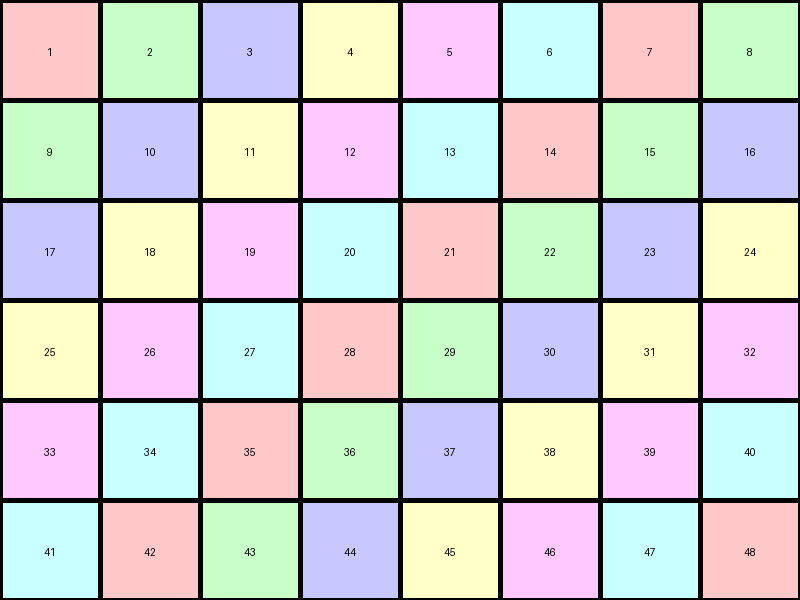
#> input picture media/templates/sample_puzzle.png, 800 x 600 px
$ python bench_matcher.py
#> lines starting #> are read from the running program, lines starting #| are printed output that depends on the picture; after the words box and inside, x2 and y2 are one past the last pixel; in counts of white or black regions, pixels touching at a corner belong together
### matcher.py
"""
Modern puzzle matcher that mirrors the high-performance pipeline from 1.py.
Exposes helper utilities so the UI can render the debug-style plots without
needing to reproduce image-processing logic.
"""

from __future__ import annotations

import os
import time
from dataclasses import dataclass
from typing import Dict, List, Optional, Tuple

import cv2
import numpy as np

# ---------- configuration ----------
COLS = 36
ROWS = 28
PIECE_CELLS_APPROX = (1, 1)
EST_SCALE_WINDOW = np.linspace(0.8, 1.2, num=11).tolist()
ROTATIONS = [0, 90, 180, 270]
TOP_MATCH_COUNT = 5
TOP_MATCH_SCAN_MULTIPLIER = 50
TOP_MATCH_SCAN_MULT = TOP_MATCH_SCAN_MULTIPLIER  # Backward-compatible alias; prefer TOP_MATCH_SCAN_MULTIPLIER
PROFILE_ENV = "WCMBOT_PROFILE"
COARSE_FACTOR = 0.4
COARSE_TOP_K = 3
COARSE_PADDING_PIXELS = 24
COARSE_PAD_PX = (
    COARSE_PADDING_PIXELS  # Backward-compatible alias; prefer COARSE_PADDING_PIXELS
)
COARSE_MIN_SIDE = 240

KNOB_WIDTH_FRAC = 1.0 / 3.0
KERNEL = cv2.getStructuringElement(cv2.MORPH_ELLIPSE, (7, 7))
MATCH_DILATE_KERNEL = cv2.getStructuringElement(cv2.MORPH_ELLIPSE, (5, 5))

LOWER_BLUE1 = np.array([90, 60, 40], dtype=np.uint8)
UPPER_BLUE1 = np.array([140, 255, 255], dtype=np.uint8)
LOWER_BLUE2 = np.array([85, 30, 60], dtype=np.uint8)
UPPER_BLUE2 = np.array([160, 255, 220], dtype=np.uint8)

OPEN_ITERS = 2
CLOSE_ITERS = 2
MIN_MASK_AREA_FRAC = 0.0005
AUTO_ALIGN_MIN_DEG = 2.0
AUTO_ALIGN_MAX_DEG = 20.0
AUTO_ALIGN_MIN_LINES = 5
AUTO_ALIGN_MIN_AREA_FRAC = -0.1
AUTO_ALIGN_HOUGH_THRESHOLD = 50
AUTO_ALIGN_HOUGH_MIN_LINE = 40
AUTO_ALIGN_HOUGH_MAX_GAP = 20
INFER_KNOBS_TIE_EPS = 0.01
INFER_KNOBS_LOW_FILL = 0.50
INFER_KNOBS_HIGH_FILL = 0.65


# ---------- helper dataclasses ----------
@dataclass
class MatchPayload:
    template_rgb: np.ndarray
    template_bin: np.ndarray
    piece_rgb: np.ndarray
    piece_mask: np.ndarray
    piece_bin: np.ndarray
    matches: List[Dict]
    template_shape: Tuple[int, int]
    auto_align_deg: float = 0.0
    knobs_x: Optional[int] = None
    knobs_y: Optional[int] = None
    knobs_inferred: bool = False


@dataclass
class TemplateCacheEntry:
    mtime: float
    template_rgb: np.ndarray
    template_bin: np.ndarray
    blur_cache: Dict[Optional[Tuple[int, int]], np.ndarray]


_TEMPLATE_CACHE: Dict[str, TemplateCacheEntry] = {}


# ---------- helpers ----------
def _load_image(path: str) -> np.ndarray:
    img = cv2.imread(path, cv2.IMREAD_COLOR)
    if img is None:
        raise RuntimeError(f"Failed to load image: {path}")
    return img


def _load_template_cached(path: str) -> TemplateCacheEntry:
    """
    Load a template image with caching and mtime-based invalidation.

    Caches the template image (both RGB and binarized versions) to avoid
    redundant disk I/O and preprocessing. The cache is invalidated automatically
    when the file's modification time changes.

    Args:
        path: Filesystem path to the template image.

    Returns:
        A TemplateCacheEntry containing the cached template data.

    Raises:
        RuntimeError: If the image file does not exist or cannot be loaded.
    """
    if not os.path.exists(path):
        raise RuntimeError(f"Failed to load image: {path}")
    mtime = os.path.getmtime(path)
    entry = _TEMPLATE_CACHE.get(path)
    if entry and entry.mtime == mtime:
        return entry
    template = _load_image(path)
    template_rgb = cv2.cvtColor(template, cv2.COLOR_BGR2RGB)
    template_bin = _binarize_two_color(template)
    entry = TemplateCacheEntry(
        mtime=mtime,
        template_rgb=template_rgb,
        template_bin=template_bin,
        blur_cache={},
    )
    _TEMPLATE_CACHE[path] = entry
    return entry


# [58 lines left out: functions _get_template_blur_f32, preload_template_cache, not called in this run]


def _binarize_two_color(img_bgr: np.ndarray) -> np.ndarray:
    gray = cv2.cvtColor(img_bgr, cv2.COLOR_BGR2GRAY)
    blur = cv2.GaussianBlur(gray, (5, 5), 0)
    _, bw = cv2.threshold(blur, 0, 255, cv2.THRESH_BINARY + cv2.THRESH_OTSU)
    return (bw // 255).astype(np.uint8)


def _mask_bbox(mask: np.ndarray) -> Tuple[int, int, int, int]:
    """
    Compute the bounding box of non-zero pixels in a mask.

    Args:
        mask: Binary mask array where non-zero values indicate regions of interest.

    Returns:
        Tuple of (y_min, y_max, x_min, x_max) coordinates defining the
        bounding box of all non-zero pixels in the mask.

    Raises:
        RuntimeError: If the mask is empty (contains no non-zero pixels).
    """
    ys, xs = np.where(mask > 0)
    if len(xs) == 0:
        raise RuntimeError("Crop failed: empty mask")
    return ys.min(), ys.max() + 1, xs.min(), xs.max() + 1


def _keep_largest_component(
    mask01: np.ndarray, min_frac: float = MIN_MASK_AREA_FRAC
) -> np.ndarray:
    mask255 = (mask01 > 0).astype(np.uint8) * 255
    contours, _ = cv2.findContours(mask255, cv2.RETR_EXTERNAL, cv2.CHAIN_APPROX_SIMPLE)
    if not contours:
        return np.zeros_like(mask01)
    largest = max(contours, key=cv2.contourArea)
    area = cv2.contourArea(largest)
    h, w = mask01.shape[:2]
    if area < min_frac * (h * w):
        return np.zeros_like(mask01)
    out = np.zeros_like(mask255)
    cv2.drawContours(out, [largest], -1, 255, thickness=-1)
    return (out // 255).astype(np.uint8)


def _mask_by_blue(piece_bgr: np.ndarray) -> np.ndarray:
    hsv = cv2.cvtColor(piece_bgr, cv2.COLOR_BGR2HSV)
    m1 = cv2.inRange(hsv, LOWER_BLUE1, UPPER_BLUE1)
    m2 = cv2.inRange(hsv, LOWER_BLUE2, UPPER_BLUE2)
    mask = cv2.bitwise_or(m1, m2)
    mask = cv2.morphologyEx(mask, cv2.MORPH_OPEN, KERNEL, iterations=OPEN_ITERS)
    mask = cv2.morphologyEx(mask, cv2.MORPH_CLOSE, KERNEL, iterations=CLOSE_ITERS)
    mask01 = (mask > 0).astype(np.uint8)
    mask01 = _keep_largest_component(mask01)
    if mask01.sum() == 0:
        raise RuntimeError(
            "Blue segmentation produced empty mask - tune HSV ranges or check image"
        )
    return mask01


# [141 lines left out: functions _background_bgr, _rotate_img, _mask_bbox_area, _estimate_mask_tilt, _estimate_alignment_from_mask, not called in this run]


def _estimate_scales(
    template_shape: Tuple[int, int],
    piece_mask: np.ndarray,
    knobs_x: int,
    knobs_y: int,
    scale_window: List[float] = EST_SCALE_WINDOW,
) -> Tuple[float, List[float]]:
    th, tw = template_shape
    cell_w = tw / COLS
    cell_h = th / ROWS
    desired_core_w = cell_w * PIECE_CELLS_APPROX[0]
    desired_core_h = cell_h * PIECE_CELLS_APPROX[1]
    desired_full_w = desired_core_w * (1.0 + knobs_x * KNOB_WIDTH_FRAC)
    desired_full_h = desired_core_h * (1.0 + knobs_y * KNOB_WIDTH_FRAC)

    mh, mw = piece_mask.shape
    if mw == 0 or mh == 0:
        raise RuntimeError("Piece mask has zero size")

    est_scale_w = desired_full_w / mw
    est_scale_h = desired_full_h / mh
    piece_area_px = piece_mask.sum()
    desired_area_px = desired_core_w * desired_core_h
    if piece_area_px > 0 and desired_area_px > 0:
        est_scale_area = np.sqrt(desired_area_px / piece_area_px)
    else:
        est_scale_area = (est_scale_w + est_scale_h) / 2.0
    est_scale = (est_scale_w * 0.45) + (est_scale_h * 0.45) + (est_scale_area * 0.10)
    if not (0.02 < est_scale < 20.0):
        raise RuntimeError(
            f"Estimated scale {est_scale:.3f} is implausible - check PIECE_CELLS_APPROX and image sizes"
        )
    scales = [est_scale * f for f in scale_window]
    return est_scale, scales


# [353 lines left out: functions _infer_knob_counts, _candidate_is_close, _update_top_matches, _attach_contours_to_matches, _match_template_multiscale_binary, _ensure_three_channel, not called in this run]


def _binary_to_uint8(img01: np.ndarray) -> np.ndarray:
    return img01.astype(np.uint8) * 255


# [117 lines left out: functions _create_resized_preview, _render_zoom_image, not called in this run]


def find_piece_in_template(
    piece_image_path: str,
    template_image_path: str,
    knobs_x: Optional[int],
    knobs_y: Optional[int],
    auto_align: bool = False,
    infer_knobs: Optional[bool] = None,
) -> MatchPayload:
    profile_value = os.getenv(PROFILE_ENV, "").strip().lower()
    profile = profile_value not in ("", "0", "false", "no")
    if profile:
        t0 = time.perf_counter()
        marks: List[Tuple[str, float]] = []

    template_entry = _load_template_cached(template_image_path)
    if profile:
        marks.append(("template", time.perf_counter()))

    piece = _load_image(piece_image_path)
    if profile:
        marks.append(("piece", time.perf_counter()))

    template_rgb = template_entry.template_rgb
    template_bin = template_entry.template_bin

    piece_mask = _mask_by_blue(piece)
    if profile:
        marks.append(("mask", time.perf_counter()))

    y0, y1, x0, x1 = _mask_bbox(piece_mask)
    piece_crop = piece[y0:y1, x0:x1].copy()
    piece_mask_crop = piece_mask[y0:y1, x0:x1].copy()
    if profile:
        marks.append(("crop", time.perf_counter()))
    piece_bin = _binarize_two_color(piece_crop) * piece_mask_crop
    piece_rgb = cv2.cvtColor(piece_crop, cv2.COLOR_BGR2RGB)
    if profile:
        marks.append(("binarize", time.perf_counter()))

    infer_knobs_enabled = bool(infer_knobs)
    if knobs_x is None or knobs_y is None:
        infer_knobs_enabled = True
    if isinstance(knobs_x, (int, float)) and knobs_x < 0:
        infer_knobs_enabled = True
    if isinstance(knobs_y, (int, float)) and knobs_y < 0:
        infer_knobs_enabled = True

    auto_align_enabled = auto_align
    auto_align_deg = 0.0
    if auto_align_enabled:
        correction = _estimate_alignment_from_mask(piece_mask)
        if abs(correction) >= AUTO_ALIGN_MIN_DEG:
            bg = _background_bgr(piece)
            piece = _rotate_img(
                piece,
                correction,
                interpolation=cv2.INTER_LINEAR,
                border_value=bg,
            )
            auto_align_deg = correction
            piece_mask = _mask_by_blue(piece)
            y0, y1, x0, x1 = _mask_bbox(piece_mask)
            piece_crop = piece[y0:y1, x0:x1].copy()
            piece_mask_crop = piece_mask[y0:y1, x0:x1].copy()
            piece_bin = _binarize_two_color(piece_crop) * piece_mask_crop
            piece_rgb = cv2.cvtColor(piece_crop, cv2.COLOR_BGR2RGB)
            if profile:
                marks.append(("auto_align", time.perf_counter()))

    knobs_inferred = False
    if infer_knobs_enabled:
        knobs_x, knobs_y = _infer_knob_counts(
            piece_mask_crop,
            template_bin.shape,
        )
        knobs_inferred = True
        if profile:
            marks.append(("knob_infer", time.perf_counter()))
    else:
        knobs_x = int(knobs_x)
        knobs_y = int(knobs_y)

    _, scales = _estimate_scales(template_bin.shape, piece_mask_crop, knobs_x, knobs_y)
    if profile:
        marks.append(("scale", time.perf_counter()))

    template_blur_f32 = _get_template_blur_f32(
        template_bin, (3, 3), template_entry.blur_cache
    )
    _, top_matches = _match_template_multiscale_binary(
        template_bin,
        piece_bin,
        piece_mask_crop,
        COLS,
        ROWS,
        scales,
        ROTATIONS,
        blur_ksz=(3, 3),
        corr_method=cv2.TM_CCORR_NORMED,
        template_blur_f32=template_blur_f32,
    )
    if profile:
        marks.append(("match", time.perf_counter()))

    top_matches = _attach_contours_to_matches(
        top_matches, piece_mask_crop, MATCH_DILATE_KERNEL
    )
    if profile:
        marks.append(("contours", time.perf_counter()))
    for idx, match in enumerate(top_matches):
        match["index"] = idx
        match["cx"] = int(round(match["center"][0]))
        match["cy"] = int(round(match["center"][1]))
        match["width"] = match["br"][0] - match["tl"][0]
        match["height"] = match["br"][1] - match["tl"][1]

    if profile:
        t_end = time.perf_counter()
        prev = t0
        parts = []
        for label, ts in marks:
            parts.append(f"{label}={((ts - prev) * 1000.0):.2f}ms")
            prev = ts
        parts.append(f"total={((t_end - t0) * 1000.0):.2f}ms")
        print("matcher profile:", " ".join(parts))

    return MatchPayload(
        template_rgb=template_rgb,
        template_bin=template_bin,
        piece_rgb=piece_rgb,
        piece_mask=piece_mask_crop,
        piece_bin=piece_bin,
        matches=top_matches,
        template_shape=template_bin.shape,
        auto_align_deg=auto_align_deg,
        knobs_x=knobs_x,
        knobs_y=knobs_y,
        knobs_inferred=knobs_inferred,
    )


# [82 lines left out: functions _static_views, render_primary_views, format_match_summary, highlight_position, not called in this run]

### bench_matcher.py
#!/usr/bin/env python3

import argparse
import math
import os
import statistics
import time
from typing import Dict, List, Tuple

import matcher

CaseSpec = Tuple[str, int, int]
Case = Tuple[str, int, int, str]

CASE_MATRIX: List[CaseSpec] = [
    ("piece_1.jpg", 0, 0),
    ("piece_2.jpg", 2, 2),
    ("piece_3.jpg", 2, 2),
]


# [9 lines left out: function _percentile, not called in this run]


def _format_ms(value_s: float) -> str:
    return f"{value_s * 1000.0:.2f} ms"


def _resolve_cases(selected: List[str], pieces_dir: str) -> List[Case]:
    if selected:
        by_name = {name: (name, kx, ky) for name, kx, ky in CASE_MATRIX}
        specs = []
        for name in selected:
            item = by_name.get(name)
            if not item:
                raise ValueError(
                    f"Unknown case '{name}'. Available: {', '.join(by_name)}"
                )
            specs.append(item)
    else:
        specs = CASE_MATRIX

    resolved: List[Case] = []
    for name, knobs_x, knobs_y in specs:
        piece_path = os.path.join(pieces_dir, name)
        if not os.path.exists(piece_path):
            raise FileNotFoundError(f"Missing piece image: {piece_path}")
        resolved.append((name, knobs_x, knobs_y, piece_path))
    return resolved


def _run_benchmark(
    template_path: str,
    cases: List[Case],
    iterations: int,
    repeats: int,
    warmup: int,
) -> Dict[str, List[float]]:
    timings: Dict[str, List[float]] = {name: [] for name, *_ in cases}

    def _run_cases(record: bool) -> None:
        for name, knobs_x, knobs_y, piece_path in cases:
            start = time.perf_counter()
            matcher.find_piece_in_template(
                piece_image_path=piece_path,
                template_image_path=template_path,
                knobs_x=knobs_x,
                knobs_y=knobs_y,
            )
            if record:
                timings[name].append(time.perf_counter() - start)

    for _ in range(warmup):
        _run_cases(record=False)

    for _ in range(repeats):
        for _ in range(iterations):
            _run_cases(record=True)

    return timings


def main() -> None:
    parser = argparse.ArgumentParser(description="Benchmark matcher runtime.")
    parser.add_argument(
        "--iterations",
        type=int,
        default=5,
        help="Iterations per repeat (per case).",
    )
    parser.add_argument(
        "--repeats",
        type=int,
        default=3,
        help="Repeat count for the iteration loop.",
    )
    parser.add_argument(
        "--warmup",
        type=int,
        default=1,
        help="Warmup passes before timing.",
    )
    parser.add_argument(
        "--case",
        action="append",
        default=[],
        help="Case filename to benchmark (repeatable).",
    )
    parser.add_argument(
        "--coarse-factor",
        type=float,
        default=None,
        help="Override matcher.COARSE_FACTOR.",
    )
    parser.add_argument(
        "--coarse-top-k",
        type=int,
        default=None,
        help="Override matcher.COARSE_TOP_K.",
    )
    parser.add_argument(
        "--coarse-pad",
        type=int,
        default=None,
        help="Override matcher.COARSE_PAD_PX.",
    )
    parser.add_argument(
        "--coarse-min-side",
        type=int,
        default=None,
        help="Override matcher.COARSE_MIN_SIDE.",
    )
    parser.add_argument(
        "--coarse-off",
        action="store_true",
        help="Disable coarse matching pass.",
    )
    args = parser.parse_args()

    base_dir = os.path.dirname(os.path.abspath(__file__))
    template_path = os.path.join(base_dir, "media", "templates", "sample_puzzle.png")
    pieces_dir = os.path.join(base_dir, "media", "pieces")

    if args.coarse_off:
        matcher.COARSE_FACTOR = 0.0
    if args.coarse_factor is not None:
        matcher.COARSE_FACTOR = args.coarse_factor
    if args.coarse_top_k is not None:
        matcher.COARSE_TOP_K = args.coarse_top_k
    if args.coarse_pad is not None:
        matcher.COARSE_PAD_PX = args.coarse_pad
    if args.coarse_min_side is not None:
        matcher.COARSE_MIN_SIDE = args.coarse_min_side

    cases = _resolve_cases(args.case, pieces_dir)
    if not os.path.exists(template_path):
        raise FileNotFoundError(f"Missing template image: {template_path}")

    timings = _run_benchmark(
        template_path=template_path,
        cases=cases,
        iterations=args.iterations,
        repeats=args.repeats,
        warmup=args.warmup,
    )
#> in _load_image, img is the input picture: shape (600, 800, 3); mean B, G, R 204.7, 204.7, 204.7
#> in _binarize_two_color, `gray = cv2.cvtColor(img_bgr, cv2.COLOR_BGR2GRAY)`:
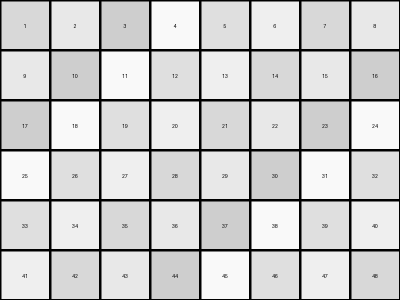
#> gray: shape (600, 800) (shown at 1/2 size); min 0, max 249, mean 204.7
#> in _binarize_two_color, `blur = cv2.GaussianBlur(gray, (5, 5), 0)`:
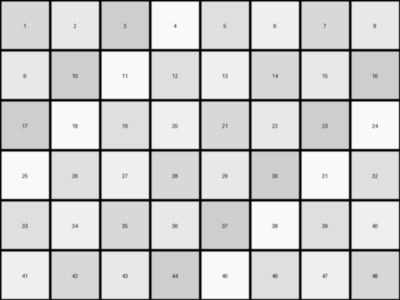
#> blur: shape (600, 800) (shown at 1/2 size); min 0, max 249, mean 204.8
#> in _binarize_two_color, `_, bw = cv2.threshold(blur, 0, 255, cv2.THRESH_BINARY + cv2.THRESH_OTSU)`:
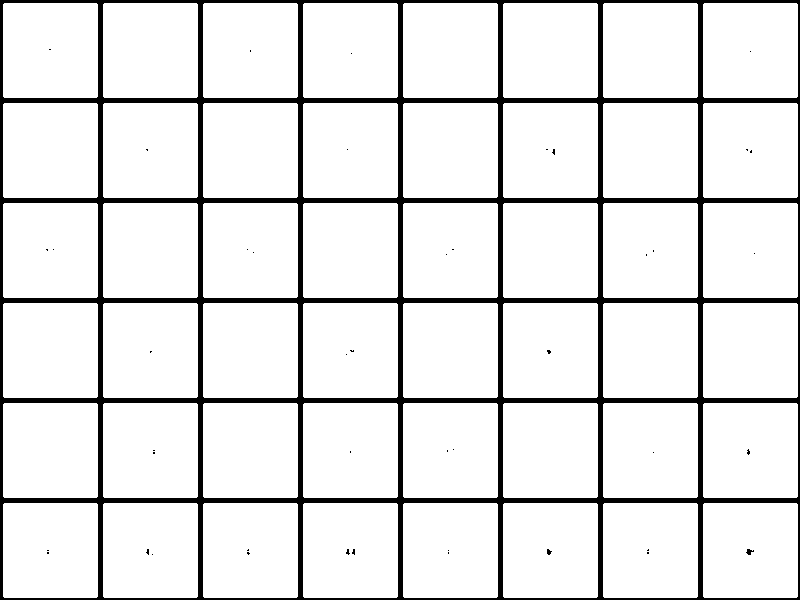
#> bw: shape (600, 800); 90.2% white; 45 black regions (42 under 20 px), largest, box (x1, y1, x2, y2) and area: (0, 0, 800, 600) 46992, (746, 549, 754, 555) 28, (547, 549, 552, 555) 20
#> call 2 of _load_image, with path = 'media/pieces/piece_1.jpg'
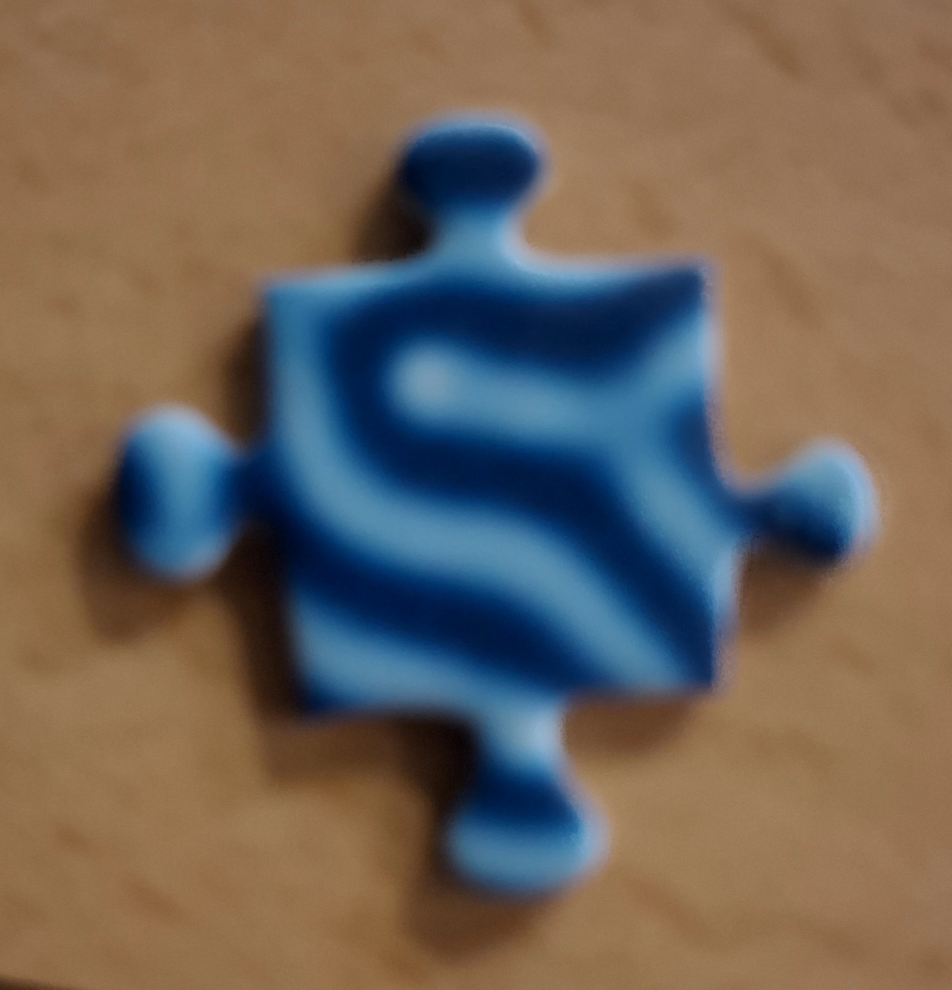
#> input picture media/pieces/piece_1.jpg, 1903 x 1979 px (shown at 1/2 size)
#> in _load_image, img is the input picture: shape (1979, 1903, 3); mean B, G, R 89.2, 99.5, 111.1
#> in _mask_by_blue, `m2 = cv2.inRange(hsv, LOWER_BLUE2, UPPER_BLUE2)`:
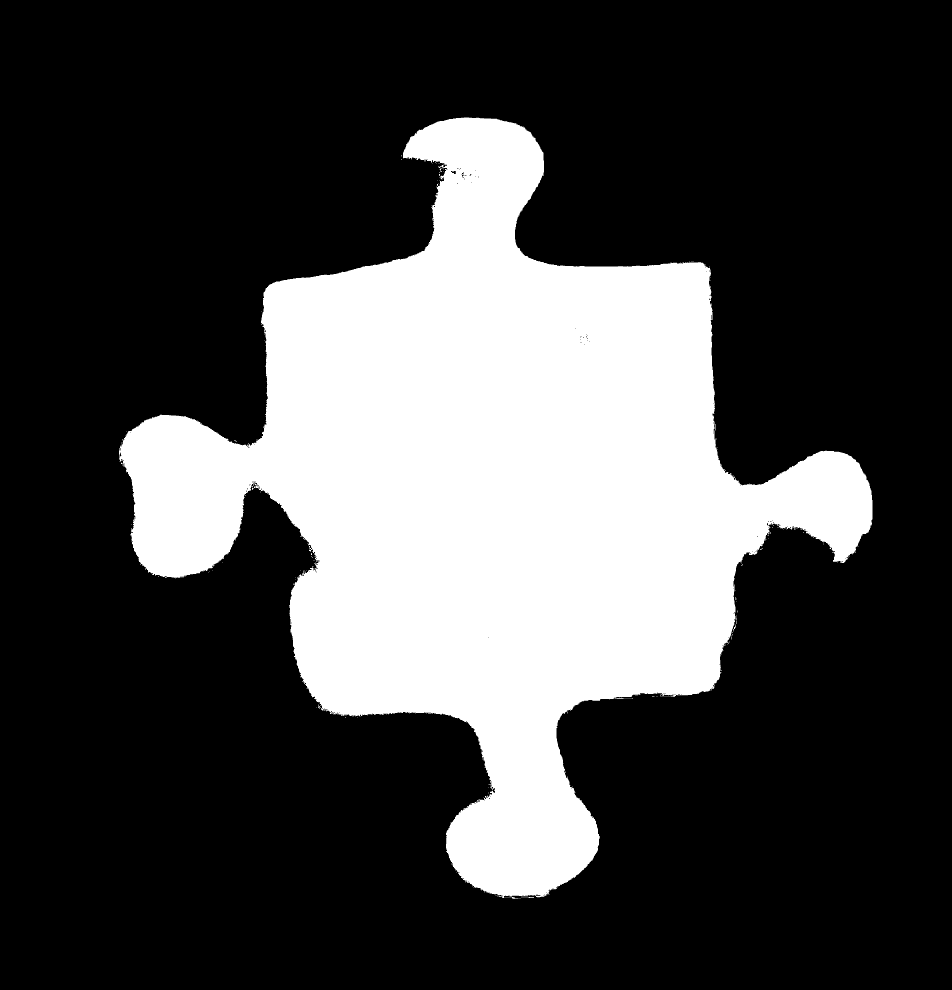
#> m2: shape (1979, 1903) (shown at 1/2 size); 27.2% white; 187 white regions (185 under 20 px), largest, box (x1, y1, x2, y2) and area: (238, 235, 1745, 1796) 1022157, (1466, 1249, 1472, 1261) 21
#> (the rest of the program and of its run is left out)
